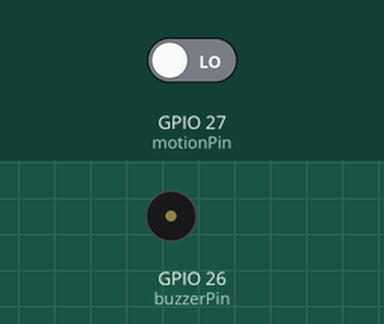
This sketch was run on a simulated ESP32. Parts: buzzer (waves = sounding, pin HIGH). Inputs (shaded band) come from the test bench; at power-on: GPIO 27 (motionPin) LOW. What the sketch prints to the serial monitor is not drawn.

Above: at 1.2 s.
1.3 s: GPIO 27 (motionPin) driven HIGH
At 2.5 s:
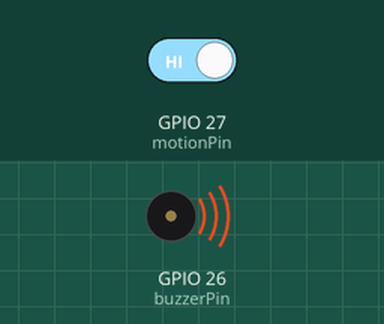
Timing chart, 0 to 4.3 s (numbered marks = the images above; inputs shaded):
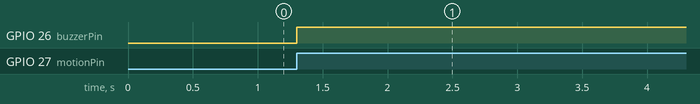

The sketch:

dp_6_ece381.ino
```cpp
const int motionPin = 27;
const int buzzerPin = 26;
const int resolution = 8;
long unsigned int chair = 0;

void setup() {
  Serial.begin(112500);
  pinMode(motionPin, INPUT);
  pinMode(buzzerPin, OUTPUT);
}

void loop() {
  int motionState = digitalRead(motionPin);

  if (motionState == HIGH) {
    chair = millis();
    Serial.println("Motion detected! Buzzer alarm!");
    digitalWrite(buzzerPin, HIGH);
  }

  if (millis() -  chair == 4000) {
    digitalWrite(buzzerPin, LOW);
  }
}
```

Measured:
- after the input at 1.3 s, GPIO 26 (buzzerPin): LOW → HIGH at once
